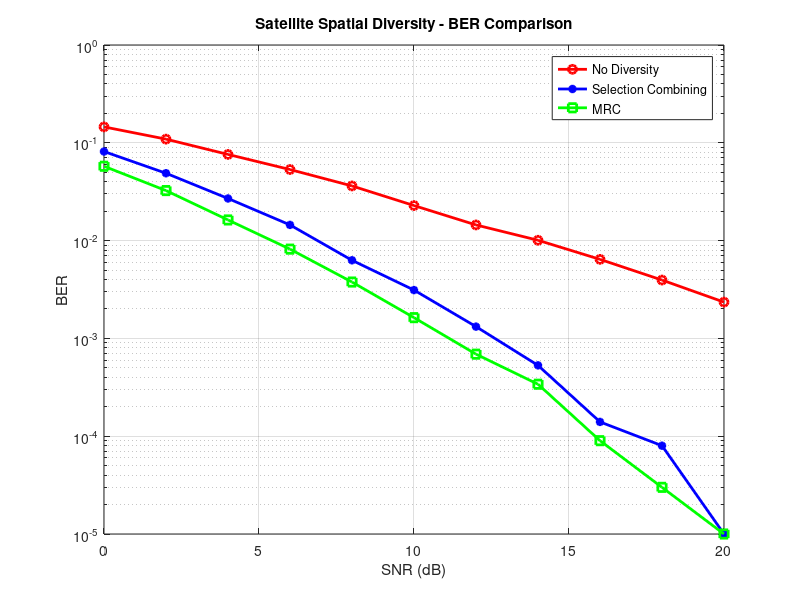

Recreate this plot in MATLAB.
%   Modulation: BPSK
%   Channel: Independent Rayleigh fading for each VSAT
%   Diversity Technique: SC and MRC
%   Goal: Show BER vs SNR for each case
clc; clear; close all;
N = 1e5; % number of bits
SNR_dB = 0:2:20; % SNR range in dB
SNR = 10.^(SNR_dB/10); % linear SNR
ber_nodiv = zeros(size(SNR));
ber_sc = zeros(size(SNR));
ber_mrc = zeros(size(SNR));

%   Generate random bits
bits = randi([0 1], 1, N);
bpsk = 2*bits - 1;% BPSK mapping: 0 --> -1, 1 --> +1

for k=1:length(SNR)
    noise_var = 1/SNR(k);
    %   Rayleigh channel coefficients
    h1 = (randn(1,N) + 1i*randn(1,N))/sqrt(2);
    n1 = sqrt(noise_var/2) * (randn(1,N)+1i*randn(1,N));
    r1 = h1 .* bpsk + n1;
    r_eq = r1 ./ h1;
    bits_rx = real(r_eq) > 0;
    ber_nodiv(k) = sum(bits_rx ~= bits) / N;

    %   Selection Combining
    h2 = (randn(1,N) + 1i*randn(1,N))/sqrt(2);
    n2 = sqrt(noise_var/2) * (randn(1,N)+1i*randn(1,N));
    r2 = h2 .* bpsk + n2;

    %   Select link with higher SNR
    snr1 = abs(h1).^2;
    snr2 = abs(h2).^2;
    use_first = snr1 > snr2;

    r_sc = zeros(1,N);
    h_sc = zeros(1,N);
    r_sc(use_first) = r1(use_first);
    r_sc(~use_first) = r2(~use_first);
    h_sc(use_first) = h1(use_first);
    h_sc(~use_first) = h2(~use_first);

    r_eq_sc = r_sc ./ h_sc;
    bits_rx_sc = real(r_eq_sc) > 0;
    ber_sc(k) = sum(bits_rx_sc ~= bits)/N;

    %   Maximum Ration Combining (MRC)
    r_mrc = conj(h1).*r1 + conj(h2).*r2;
    h_eq_mrc = abs(h1).^2 + abs(h2).^2;
    r_eq_mrc = r_mrc ./ h_eq_mrc;
    bits_rx_mrc = real(r_eq_mrc) > 0;
    ber_mrc(k) = sum(bits_rx_mrc ~= bits)/N;
end

% Plot
figure;
semilogy(SNR_dB, ber_nodiv, 'r-o', 'LineWidth', 2); hold on;
semilogy(SNR_dB, ber_sc, 'b-*', 'LineWidth', 2);
semilogy(SNR_dB, ber_mrc, 'g-s', 'LineWidth', 2);
grid on; xlabel('SNR (dB)'); ylabel('BER');
legend('No Diversity', 'Selection Combining', 'MRC');
title('Satellite Spatial Diversity - BER Comparison');

%   No diversity: Only one satellite link, susceptible to deep fades
%   SC (Selection Combining): Picks better link, improving reliability
%   MRC (Maximum Ratio Combining): Combines both links optimally for best
%   BER
